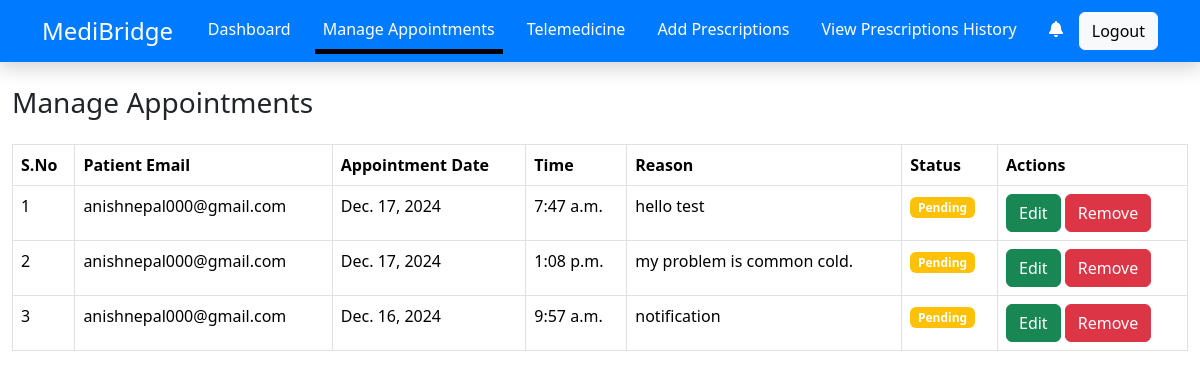
The page /doctor/manage_appointment (signed in) on the database its author committed.
### patient_app/models.py (models this page shows)
class Appointment(models.Model):
    patient=models.ForeignKey(User,on_delete=models.CASCADE,related_name='appointments')
    d_name=models.ForeignKey(User,on_delete=models.CASCADE,related_name='d_appointments',null=True)
    doctor_name=models.CharField(max_length=100)
    date=models.DateField()
    time=models.TimeField()
    description=models.TextField(null=True)
    status = models.CharField(max_length=20, choices=[('Pending', 'Pending'), ('Completed', 'Completed')],default='Pending')

### doctor_app/views.py (the view)
# urls.py: path('manage_appointment',doctor_appointment,name='doctor_appointment'),
def doctor_appointment(request):
    appoint=Appointment.objects.filter(d_name=request.user)
    return render(request,'doctor_nav/manage_appointment.html',{'appoint':appoint})

### doctor_app/templates/doctor_nav/manage_appointment.html
{% extends 'dbase.html' %}
{% block content %}
<div class="container-fluid mt-4">
    <h3 class="mb-4">Manage Appointments</h3>
    <div class="appointment-card">
        <table class="table table-bordered">
            <thead>
                <tr>
                    <th>S.No</th>
                    <th>Patient Email</th>
                    <th>Appointment Date</th>
                    <th>Time</th>
                    <th>Reason</th>
                    <th>Status</th>
                    <th>Actions</th>
                </tr>
            </thead>
            <tbody>
                {% if appoint %}
                    {% for i in appoint %}
                    <tr>
                        <td>{{forloop.counter}}</td>
                        <td>{{i.patient}}</td>
                        <td>{{i.date}}</td>
                        <td>{{i.time}}</td>
                        <td>{{i.description}}</td>
                        <td><span class="badge bg-warning">{{i.status}}</span></td>
                        <td>
                            <a href="{% url 'edit_appoint' i.id %}"><button class="btn btn-success">Edit</button></a>
                            <a href="{% url 'delete_appoint' i.id %}"><button class="btn btn-danger">Remove</button></a>
                        </td>
                    </tr>
                    {% endfor %}
                {% endif %}
            </tbody>
        </table>
    </div>
</div>
{% endblock %}

### rows shown on the page
Appointment: patient "anishnepal000@gmail.com", date "Dec. 17, 2024", time "7:47 a.m.", description "hello test", status "Pending"
Appointment: patient "anishnepal000@gmail.com", date "Dec. 17, 2024", time "1:08 p.m.", description "my problem is common cold.", status "Pending"
Appointment: patient "anishnepal000@gmail.com", date "Dec. 16, 2024", time "9:57 a.m.", description "notification", status "Pending"
